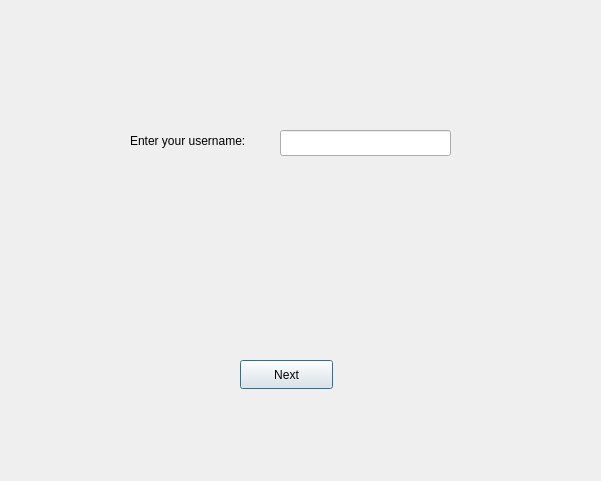
<?xml version="1.0" encoding="UTF-8"?>
<ui version="4.0">
 <class>ChangePasswordWindow</class>
 <widget class="QDialog" name="ChangePasswordWindow">
  <property name="geometry">
   <rect>
    <x>0</x>
    <y>0</y>
    <width>601</width>
    <height>481</height>
   </rect>
  </property>
  <property name="windowTitle">
   <string>Dialog</string>
  </property>
  <widget class="QLabel" name="label">
   <property name="geometry">
    <rect>
     <x>130</x>
     <y>120</y>
     <width>141</width>
     <height>41</height>
    </rect>
   </property>
   <property name="text">
    <string>Enter your username:</string>
   </property>
  </widget>
  <widget class="QLineEdit" name="lineEditUsername">
   <property name="geometry">
    <rect>
     <x>280</x>
     <y>130</y>
     <width>171</width>
     <height>26</height>
    </rect>
   </property>
  </widget>
  <widget class="QPushButton" name="pushButtonNext">
   <property name="geometry">
    <rect>
     <x>240</x>
     <y>360</y>
     <width>93</width>
     <height>29</height>
    </rect>
   </property>
   <property name="text">
    <string>Next</string>
   </property>
  </widget>
 </widget>
 <resources/>
 <connections/>
</ui>
